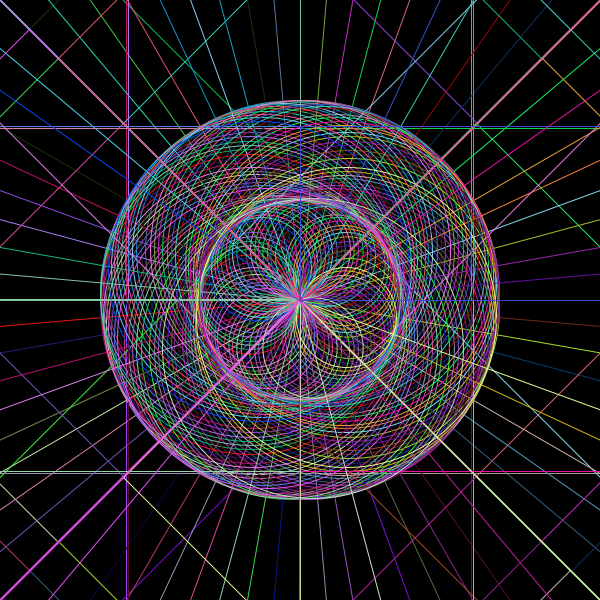
Frame 1 (no input)
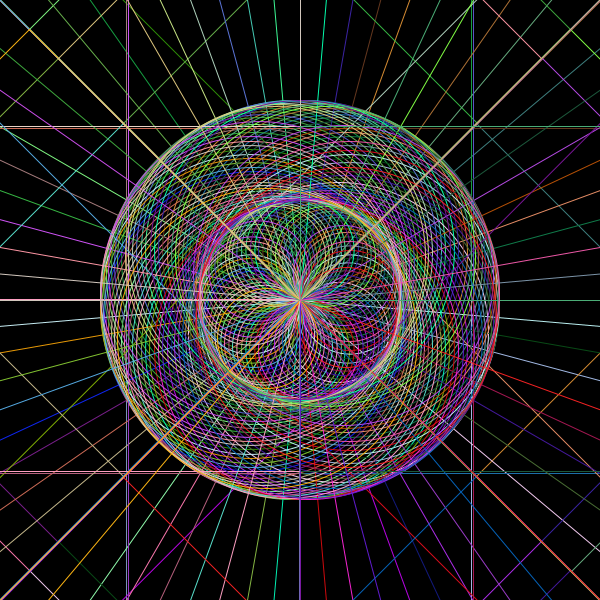
Frame 60 (the mouse pressed at the canvas centre just before this capture)
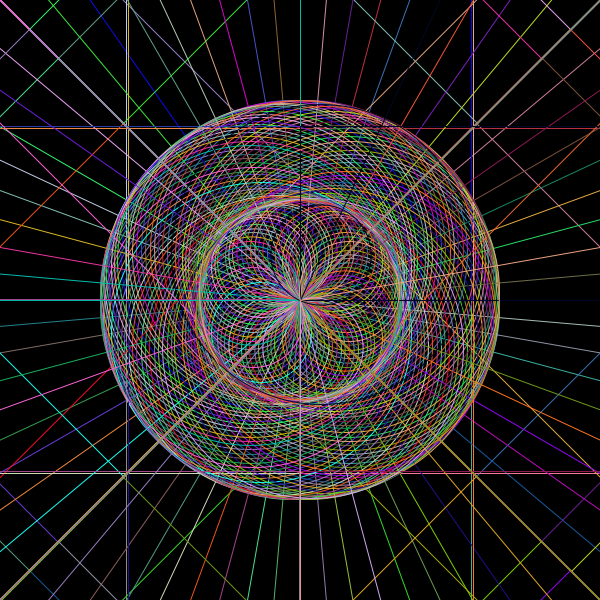
Frame 120 (the mouse held since frame 60 and released just before this capture)

The Processing sketch that drew these frames (run headless with seeded random() and noise(); from frame 60 on, the mouse is pressed at the canvas centre):

// Processing sketch: processing_70573
// ── processing_70573.pde

float rad = 50;
float inc = 0;

int ballSize = 100;

void setup() {
  size(600, 600);
  smooth();
}

void draw() {
  background(0);
  translate(width/2, height/2);

  for ( int inc=0; inc < 720; inc +=10) {
    float angle = radians(inc);
    float x = cos(angle) * rad;
    float y = sin (angle) * rad;
    rotate(radians(45));
    rect(0, 0, x*10, y*20);
    
    stroke(random(255), random(255), random(255));
    noFill();
    ellipse (x, y, ballSize, ballSize);
    line(0, 0, x*10, y*10);
    ellipse (x, y, ballSize*3, ballSize*3);

  
  }
 
}
